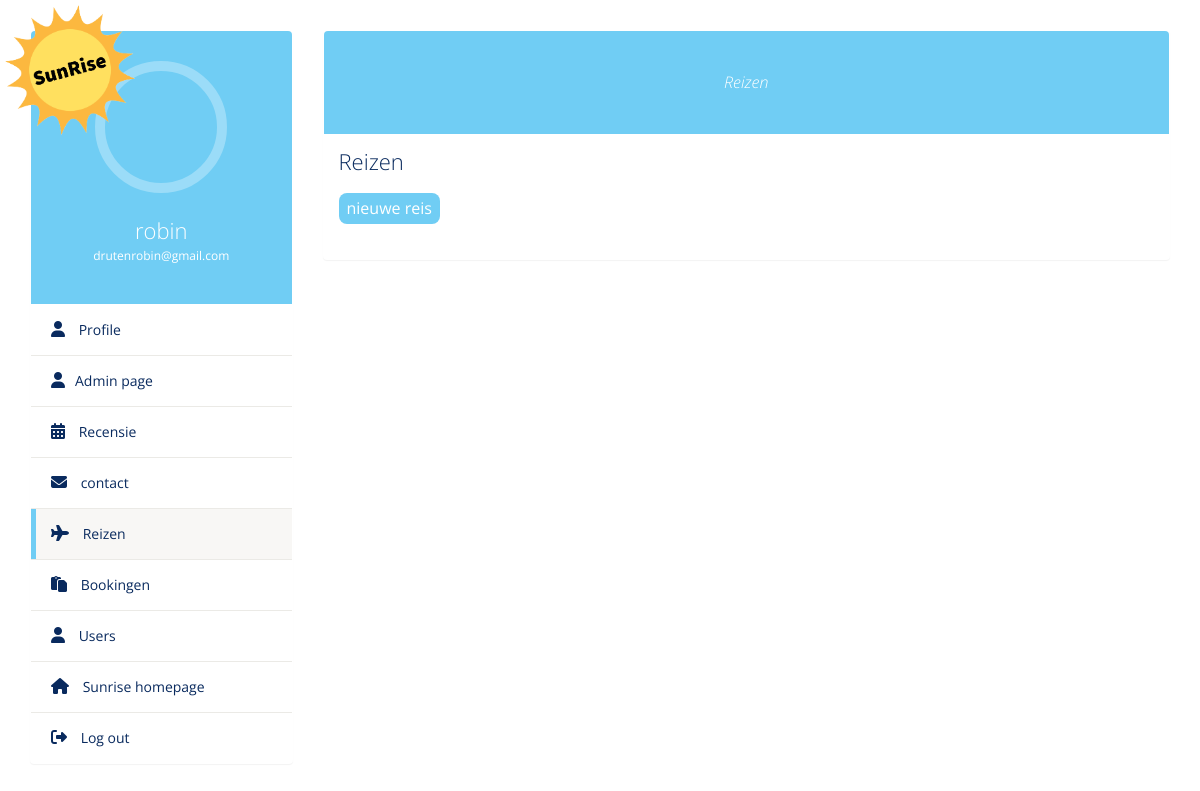
The page /Admin/reizen.php (signed in) on the database as committed earlier.
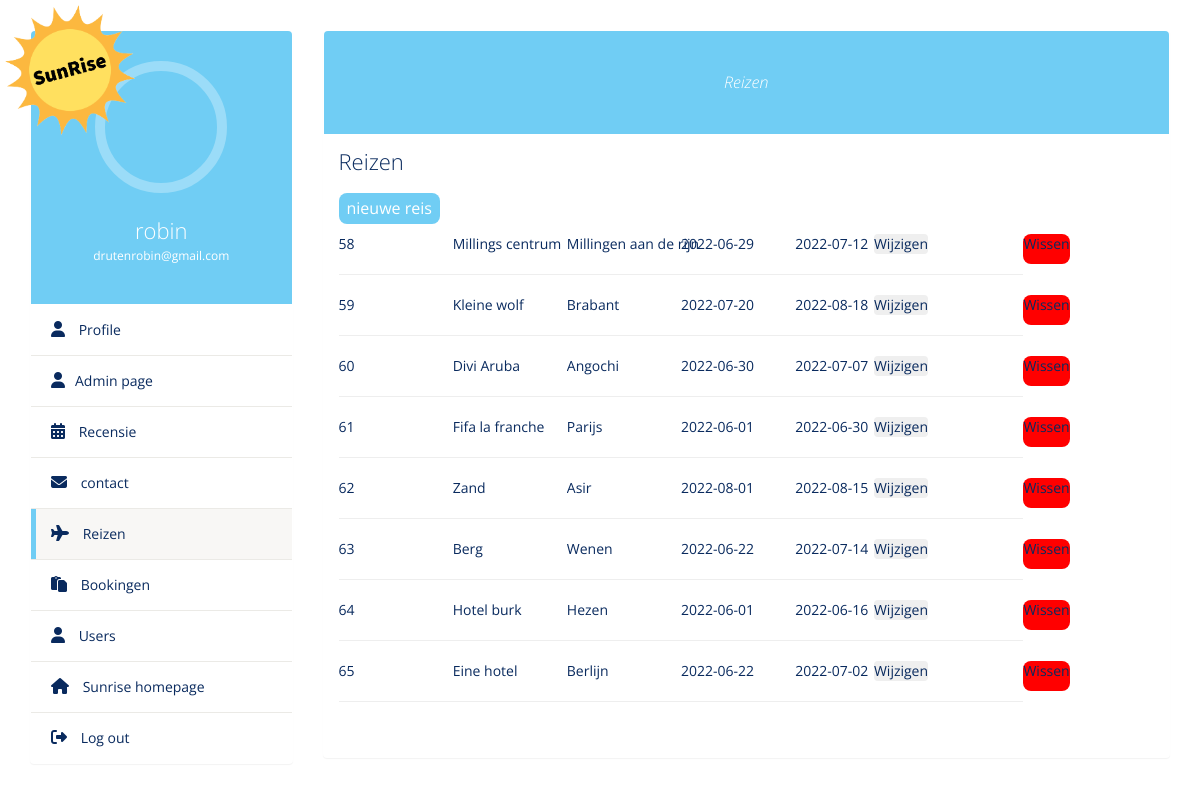
The same page on the database as committed later.
### tables this page shows
CREATE TABLE `users` (
  `userID` int(11) NOT NULL,
  `voornaam` varchar(255) NOT NULL,
  `achternaam` varchar(255) NOT NULL,
  `email` varchar(255) NOT NULL,
  `wachtwoord` varchar(255) NOT NULL,
  `admin` tinyint(1) DEFAULT NULL
);

CREATE TABLE `reizen` (
  `reisID` int(7) NOT NULL,
  `startDatum` date NOT NULL,
  `eindDatum` date NOT NULL,
  `prijs` double NOT NULL,
  `hotel` varchar(255) NOT NULL,
  `foto` longblob NOT NULL,
  `plaats` varchar(255) NOT NULL,
  `personen` int(11) NOT NULL,
  `land` varchar(255) NOT NULL
);

### Admin/PHP/reizen.php (the view, shortened to what this page needs)
<?php
class reizen
{
    public function rezien()
    {
        global $conn;
        $sql = 'SELECT * FROM reizen';
        $stmt = $conn->prepare($sql);
        $stmt->execute();
        $reizen = $stmt->fetchAll();
        foreach ($reizen as $key => $value) { ?>
                    <div class="reizen-form formfixreis">
                        <form class="reizen-form fixformreis" action="PHP/reizen.php" name="delete"  method="POST">
                <div class="reizen">
                  <input type="text" value="<?php echo $value[
                      'reisID'
                  ]; ?>" name="id" readonly />
                  <hr>
                </div>
                <div class="reizen">
                  <input type="text" value="<?php echo $value[
                      'hotel'
                  ]; ?>" name="place_departure" />
                  <hr>
                </div>
                <div class="reizen">
                  <input type="text" value="<?php echo $value[
                      'plaats'
                  ]; ?>" name="place_destination" />
                  <hr>
                </div>
                <div class="reizen">
                  <input type="text" value="<?php echo $value[
                      'startDatum'
                  ]; ?>" name="time_arrived" />
                  <hr>
                </div>
                <div class="reizen">
                  <hr>
                </div>
                <div class="reizen">
                  <input type="text" value="<?php echo $value[
                      'personen'
                  ]; ?>" name="seats" />
                  <hr>
                </div>
                <div>
                  <button class="delete" type="submit" name="delete">
                    <p>Wissen</p>
                  </button>
                </div>
              </form>
              <div class="update">
                    <form  class="reizen-form edititem" id="edititem" action="PHP/reizen.php" name="edit"  method="POST">
                      <button class="update edititem" id="edititem" type="submit" name="edit">Wijzigen</button>
                    </form>
                </div>
                </div>
        <?php }
    }
}
?>

### Admin/reizen.php (shortened to what this page needs)
<?php
include '../includes/connector.php';
include 'PHP/reizen.php';
global $conn;
$email = $_SESSION['email'];
$qeury = 'SELECT * FROM users WHERE email = :email';
$stmt = $conn->prepare($qeury);
$stmt->bindParam(':email', $email);
$stmt->execute();
$row = $stmt->fetch();
?>
<!DOCTYPE html>
<html lang="en">
    <head>
    <?php
    include '../user/includes/head.php';
    head('sunrise login en register', '');
    ?>
    </head>
  <body class="profile">
      <img src="../Images/sun-back.gif" class="sunrise" height="130px" alt="SunRise" />
    <div class="container bootstrap snippets bootdey">
      <div class="row">
        <div class="profile-nav col-md-3">
          <div class="panel">
            <div class="user-heading round">
              <a href="#">
                <div></div>
              </a>
              <h1><?php echo $row['voornaam']; ?></h1>
              <p><?php echo $row['email']; ?></p>
            </div>
            <ul class="nav nav-pills nav-stacked">
              <li>
                <a href="../user/userprofile.php"> <i class="fa fa-user"></i> Profile</a>
              </li>
              <?php if (isset($_SESSION['admin'])) { ?>
                  <li>
                    <a href="../admin/admin.php"> <i class="fa fa-user"></i>Admin page</a>
                  </li>
              <?php } ?>
              <li>
                <a href="recensie.php"> <i class="fa fa-calendar-days"></i> Recensie</a>
              </li>
              <li>
                <a href="contact.php"> <i class="fa fa-envelope"></i> </i> contact</a>
              </li>
              <li class="active">
                <a href="reizen.php"> <i class="fa fa-plane"></i> Reizen</a>
              </li>
              <li>
                <a href="bookingen.php"> <i class="fa fa-clipboard"></i> Bookingen</a>
              </li>
              <li>
                <a href="users.php"> <i class="fa fa-user"></i> Users</a>
              </li>
              <li>
                <a href="../index.php">
                  <i class="fa fa-home"></i> Sunrise homepage</a
                >
              </li>
              <li>
                <a href="../PHP/logout.php">
                  <i class="fas fa-sign-out-alt"></i> Log out</a
                >
              </li>
            </ul>
          </div>
        </div>
        <div class="profile-info col-md-9">
          <div class="panel">
            <div class="bio-graph-heading">Reizen</div>
            <div class="panel-body bio-graph-info">
              <h1>Reizen</h1>
              <form method="post" class="show" action="PHP/reizen.php">
                <input type="submit" class="show button" value="nieuwe reis" />
              </form>
              <div class="row">
                <div class="bio-row fixreis">
                  <p>
                    <?php
                    $reizen = new Reizen();
                    $reizen->rezien();
                    ?>
                  </p>
                </div>
              </div>
            </div>
          </div>
        </div>
      </div>
    </div>
  </body>
</html>

### user/includes/head.php (shortened to what this page needs)
<?php
function head($title, $icon)
{
    ?>
<head>
  <link
      href="//maxcdn.bootstrapcdn.com/bootstrap/3.3.0/css/bootstrap.min.css"
      rel="stylesheet"
      id="bootstrap-css"
    />
  <link rel="stylesheet" href="CSS/styles.css" />
</head>
<?php
} ?>

### Admin/CSS/styles.css (style rules this page uses)
* { padding: 0px; margin: 0px; box-sizing: border-box; scroll-behavior: smooth; font-family: "Open Sans", sans-serif; }
:root { --maincolor: #70cdf4; --second: #092a5e; }
body.profile { background-image: url(""); }
.profile .sunrise { position: absolute; margin-top: 5px; margin-left: 5px; z-index: 2; }
.profile-nav, .profile-info { margin-top: 30px; }
.profile-nav .user-heading { background: var(--maincolor); color: #fff; border-radius: 4px 4px 0 0; -webkit-border-radius: 4px 4px 0 0; padding: 30px; text-align: center; }
.profile-nav .user-heading.round a { border-radius: 50%; -webkit-border-radius: 50%; border: 10px solid rgba(255, 255, 255, 0.3); display: inline-block; }
.profile-nav .user-heading a div { width: 112px; height: 112px; border-radius: 50%; -webkit-border-radius: 50%; }
.profile-nav .user-heading h1 { font-size: 22px; font-weight: 300; margin-bottom: 5px; }
.profile-nav .user-heading p { font-size: 12px; }
.profile-nav ul { margin-top: 1px; }
.profile-nav ul > li { border-bottom: 1px solid #ebeae6; margin-top: 0; line-height: 30px; }
.profile-nav ul > li:last-child { border-bottom: none; }
.profile-nav ul > li > a { border-radius: 0; -webkit-border-radius: 0; color: var(--second); border-left: 5px solid #fff; }
.profile-nav ul > li > a:hover, .profile-nav ul > li > a:focus, .profile-nav ul li.active a { background: #f8f7f5 !important; border-left: 5px solid var(--maincolor); color: var(--second) !important; }
.profile-nav ul > li:last-child > a:last-child { border-radius: 0 0 4px 4px; -webkit-border-radius: 0 0 4px 4px; }
.profile-nav ul > li > a > i { font-size: 16px; padding-right: 10px; color: var(--second); }
.bio-graph-heading { background: var(--maincolor); color: #fff; text-align: center; font-style: italic; padding: 40px 110px; border-radius: 4px 4px 0 0; -webkit-border-radius: 4px 4px 0 0; font-size: 16px; font-weight: 300; }
.bio-graph-info { color: var(--second); }
.bio-graph-info h1 { font-size: 22px; font-weight: 300; margin: 0 0 20px; }
.bio-row { width: 50%; float: left; margin-bottom: 10px; padding: 0 15px; }
.reizen-form { display: flex; width: 80%; }
.reizen { width: 40%; }
.reizen input { border-bottom: black; border-top: none; border-right: none; border-left: none; background-color: transparent; }
.update { border: none; border-radius: 4px; margin-left: 125px; }
.delete { background-color: red; border: none; border-radius: 8px; }
.formfixreis { justify-content: space-between; width: 70%; }
.fixreis { width: 100%; }
.fixformreis { width: 50%; }
.button { background-color: var(--maincolor); border: none; color: white; padding: 4px 8px; border-radius: 8px; text-align: center; text-decoration: none; display: inline-block; font-size: 16px; }

Rows that differ between the two databases and show on the page:
added reizen: id "58", place_departure "Millings centrum", place_destination "Millingen aan de rijn", time_arrived "2022-06-29", seats "5"
added reizen: id "59", place_departure "Kleine wolf", place_destination "Brabant", time_arrived "2022-07-20", seats "2"
added reizen: id "60", place_departure "Divi Aruba", place_destination "Angochi", time_arrived "2022-06-30", seats "3"
added reizen: id "61", place_departure "Fifa la franche", place_destination "Parijs", time_arrived "2022-06-01", seats "1"
added reizen: id "62", place_departure "Zand", place_destination "Asir", time_arrived "2022-08-01", seats "1"
added reizen: id "63", place_departure "Berg", place_destination "Wenen", time_arrived "2022-06-22", seats "4"
added reizen: id "64", place_departure "Hotel burk", place_destination "Hezen", time_arrived "2022-06-01", seats "4"
added reizen: id "65", place_departure "Eine hotel", place_destination "Berlijn", time_arrived "2022-06-22", seats "2"
